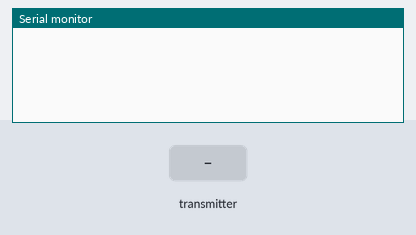
The sketch below on a simulated ESP32. Shown: the last lines printed to the serial monitor. Inputs (shaded band) come from the test bench.

Above: at 1.2 s.
1.3 s: the transmitter starts sending id = 0
At 1.66 s:
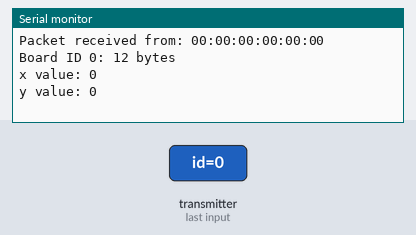
2.8 s: the transmitter starts sending x = 1024
4.3 s: the transmitter starts sending y = 1024
At 4.66 s:
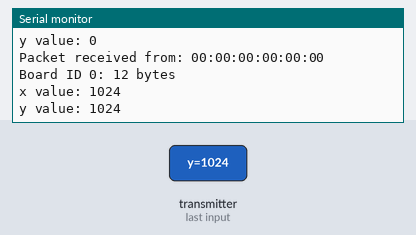
5.8 s: the transmitter starts sending id = 1
7.3 s: the transmitter starts sending x = 2048
8.8 s: the transmitter starts sending y = 2048
At 9.16 s:
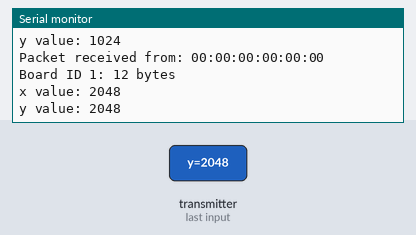
Timing chart, 0 to 11.3 s (numbered marks = the images above; inputs shaded):
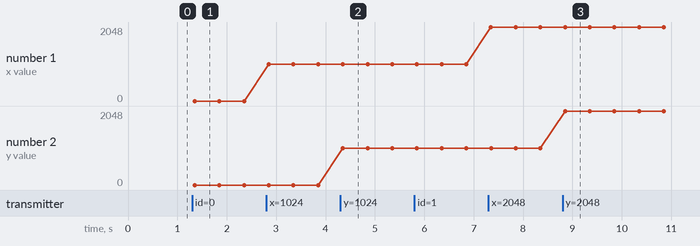

Measured:
- after the input at 1.3 s, the serial monitor: prints a new line after 0.05 s (image 1)
- after the input at 4.3 s, the serial monitor: prints a new line after 0.05 s (image 2)
- after the input at 8.8 s, the serial monitor: prints a new line after 0.05 s (image 3)
- plotted number 1: 0 → 1024 after the input at 2.8 s, 1024 → 2048 after the input at 7.3 s

The sketch:

receiver.ino
```cpp
/* sender.ino
 * reference: https://randomnerdtutorials.com/esp-now-many-to-one-esp32/
 */

#include <esp_now.h>
#include <WiFi.h>

// structure for sending data
typedef struct struct_msg {
  int id; // unique integer
  int x;
  int y;
} struct_msg;
struct_msg myData;

// structure for readings from each board
struct_msg board1;
struct_msg board2;
struct_msg board3;

// array with all board
struct_msg boardsStruct[3] = {board1, board2, board3};

// callback function when the data is received
void onDataRecv( const uint8_t * mac_addr, const uint8_t *incomingData, int len ) {
  char macStr[ 18 ];
  Serial.print( "Packet received from: " );
  snprintf( macStr, sizeof( macStr ), "%02x:%02x:%02x:%02x:%02x:%02x",
            mac_addr[ 0 ], mac_addr[ 1 ], mac_addr[ 2 ], mac_addr[ 3 ], mac_addr[ 4 ], mac_addr[ 5 ]  );
  Serial.println( macStr );
  memcpy( &myData, incomingData, sizeof(myData) );
  Serial.printf( "Board ID %u: %u bytes\n", myData.id, len );
  // Update the structures with the new incoming data
  boardsStruct[ myData.id-1 ].x = myData.x;
  boardsStruct[ myData.id-1 ].y = myData.y;
  Serial.printf( "x value: %d \n", boardsStruct[myData.id-1].x );
  Serial.printf( "y value: %d \n", boardsStruct[myData.id-1].y );
  Serial.println();
}

void setup() {
  Serial.begin( 115200 );   // baud rate
  WiFi.mode( WIFI_STA );    // wifi station mode

  // initialize ESP-NOW
  if ( esp_now_init() != ESP_OK ) {
    Serial.println( "Error initializing ESP-NOW" );
    return;
  }

  // get recv packer info
  esp_now_register_recv_cb(onDataRecv);
}

void loop() {
  // access the variables for each board
  int board1x = boardsStruct[0].x;
  int board1y = boardsStruct[0].y;
  delay( 10000 );
}
```
